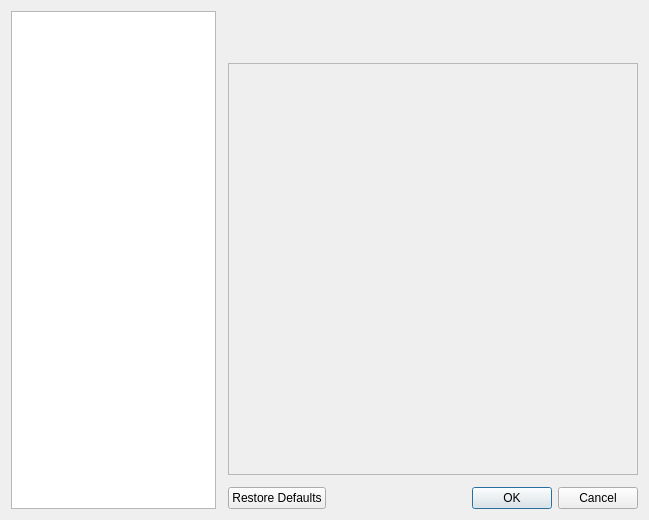
<?xml version="1.0" encoding="UTF-8"?>
<ui version="4.0">
 <class>BackendSelector</class>
 <widget class="QDialog" name="BackendSelector">
  <property name="geometry">
   <rect>
    <x>0</x>
    <y>0</y>
    <width>649</width>
    <height>520</height>
   </rect>
  </property>
  <property name="windowTitle">
   <string>Translation Services</string>
  </property>
  <layout class="QHBoxLayout" name="horizontalLayout_2" stretch="1,2">
   <property name="spacing">
    <number>12</number>
   </property>
   <item>
    <widget class="QListWidget" name="listWidget_backends"/>
   </item>
   <item>
    <layout class="QVBoxLayout" name="verticalLayout">
     <property name="spacing">
      <number>12</number>
     </property>
     <item>
      <layout class="QHBoxLayout" name="horizontalLayout" stretch="0,1">
       <item>
        <widget class="QLabel" name="label_icon">
         <property name="text">
          <string>&lt;icon&gt;</string>
         </property>
        </widget>
       </item>
       <item>
        <widget class="QLabel" name="label_backend_name">
         <property name="text">
          <string>&lt;backend name&gt;</string>
         </property>
        </widget>
       </item>
      </layout>
     </item>
     <item alignment="Qt::AlignTop">
      <widget class="QLabel" name="label_description">
       <property name="text">
        <string>&lt;description&gt;</string>
       </property>
      </widget>
     </item>
     <item>
      <widget class="QScrollArea" name="scrollArea">
       <property name="horizontalScrollBarPolicy">
        <enum>Qt::ScrollBarAlwaysOff</enum>
       </property>
       <property name="widgetResizable">
        <bool>true</bool>
       </property>
       <widget class="BackendSettings" name="backend_settings">
        <property name="geometry">
         <rect>
          <x>0</x>
          <y>0</y>
          <width>411</width>
          <height>382</height>
         </rect>
        </property>
       </widget>
      </widget>
     </item>
     <item>
      <widget class="QDialogButtonBox" name="buttonBox">
       <property name="orientation">
        <enum>Qt::Horizontal</enum>
       </property>
       <property name="standardButtons">
        <set>QDialogButtonBox::Cancel|QDialogButtonBox::Ok|QDialogButtonBox::RestoreDefaults</set>
       </property>
      </widget>
     </item>
    </layout>
   </item>
  </layout>
 </widget>
 <customwidgets>
  <customwidget>
   <class>BackendSettings</class>
   <extends>QWidget</extends>
   <header>deepqt.backend_settings</header>
   <container>1</container>
  </customwidget>
 </customwidgets>
 <resources/>
 <connections>
  <connection>
   <sender>buttonBox</sender>
   <signal>accepted()</signal>
   <receiver>BackendSelector</receiver>
   <slot>accept()</slot>
   <hints>
    <hint type="sourcelabel">
     <x>248</x>
     <y>254</y>
    </hint>
    <hint type="destinationlabel">
     <x>157</x>
     <y>274</y>
    </hint>
   </hints>
  </connection>
  <connection>
   <sender>buttonBox</sender>
   <signal>rejected()</signal>
   <receiver>BackendSelector</receiver>
   <slot>reject()</slot>
   <hints>
    <hint type="sourcelabel">
     <x>316</x>
     <y>260</y>
    </hint>
    <hint type="destinationlabel">
     <x>286</x>
     <y>274</y>
    </hint>
   </hints>
  </connection>
 </connections>
</ui>
